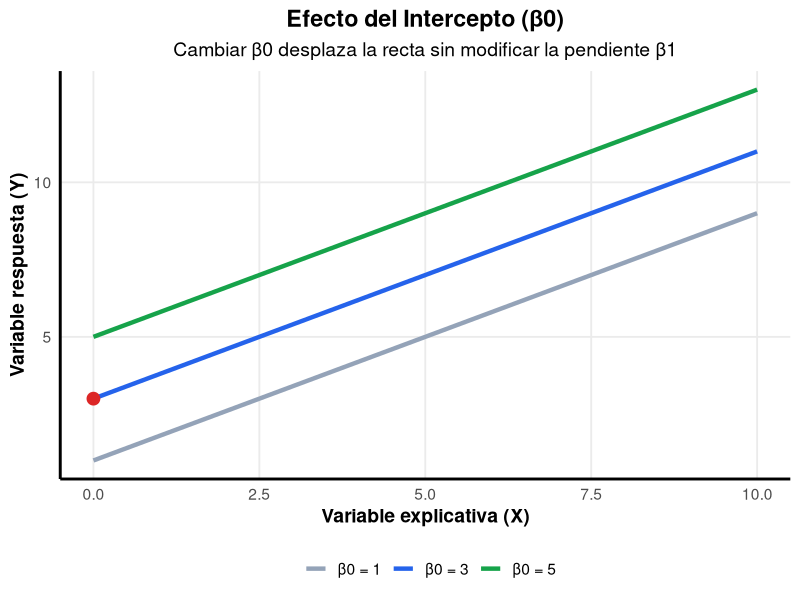
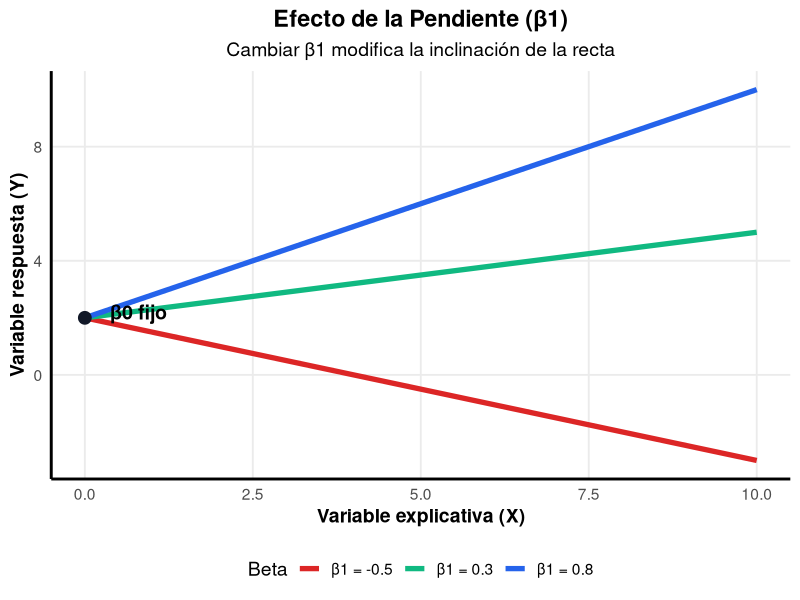

The R script that drew these images, in order:
## ---- chunk 1
library(ggplot2)
library(grid)

x <- seq(0,10,length.out=100)

datos <- data.frame(
  x = rep(x,3),
  y = c(
    1 + 0.8*x,
    3 + 0.8*x,
    5 + 0.8*x
  ),
  beta0 = factor(rep(
    c("β0 = 1","β0 = 3","β0 = 5"),
    each=length(x)
  ))
)

ggplot(datos,aes(x,y,color=beta0))+

  geom_line(
    linewidth=1.5
  )+

  # Punto del intercepto central
  geom_point(
    data=data.frame(x=0,y=3),
    aes(x,y),
    size=4,
    color="#dc2626"
  )+

  scale_color_manual(
    values=c(
      "#94a3b8",
      "#2563eb",
      "#16a34a"
    )
  )+

  labs(
    title="Efecto del Intercepto (β0)",
    subtitle="Cambiar β0 desplaza la recta sin modificar la pendiente β1",
    x="Variable explicativa (X)",
    y="Variable respuesta (Y)",
    color=""
  )+

  theme_minimal(base_size=14)+

  theme(
    panel.grid.minor=element_blank(),

    axis.line=element_line(linewidth=1),

    axis.title=element_text(face="bold"),

    plot.title=element_text(
      hjust=.5,
      face="bold"
    ),

    plot.subtitle=element_text(
      hjust=.5
    ),

    legend.position="bottom"
  )
## ---- chunk 2

library(ggplot2)
library(grid)

x <- seq(0,10,length.out=100)

datos <- rbind(

  data.frame(
    x=x,
    y=2+0.3*x,
    Beta="β1 = 0.3"
  ),

  data.frame(
    x=x,
    y=2+0.8*x,
    Beta="β1 = 0.8"
  ),

  data.frame(
    x=x,
    y=2-0.5*x,
    Beta="β1 = -0.5"
  )

)


ggplot(datos,aes(x,y,color=Beta))+

  geom_line(
    linewidth=1.8
  )+

  # intercepto común
  geom_point(
    data=data.frame(x=0,y=2),
    aes(x,y),
    color="#111827",
    size=4
  )+

  annotate(
    "text",
    x=0.8,
    y=2.2,
    label="β0 fijo",
    size=5,
    fontface="bold"
  )+

  
  scale_color_manual(
    values=c(
      "β1 = 0.3"="#10b981",
      "β1 = 0.8"="#2563eb",
      "β1 = -0.5"="#dc2626"
    )
  )+

  labs(
    title="Efecto de la Pendiente (β1)",
    subtitle="Cambiar β1 modifica la inclinación de la recta",
    x="Variable explicativa (X)",
    y="Variable respuesta (Y)"
  )+

  theme_minimal(base_size=14)+

  theme(
    legend.position="bottom",

    panel.grid.minor=element_blank(),

    axis.line=element_line(linewidth=1),

    axis.title=element_text(face="bold"),

    plot.title=element_text(
      hjust=.5,
      face="bold"
    ),

    plot.subtitle=element_text(
      hjust=.5
    )
  )
